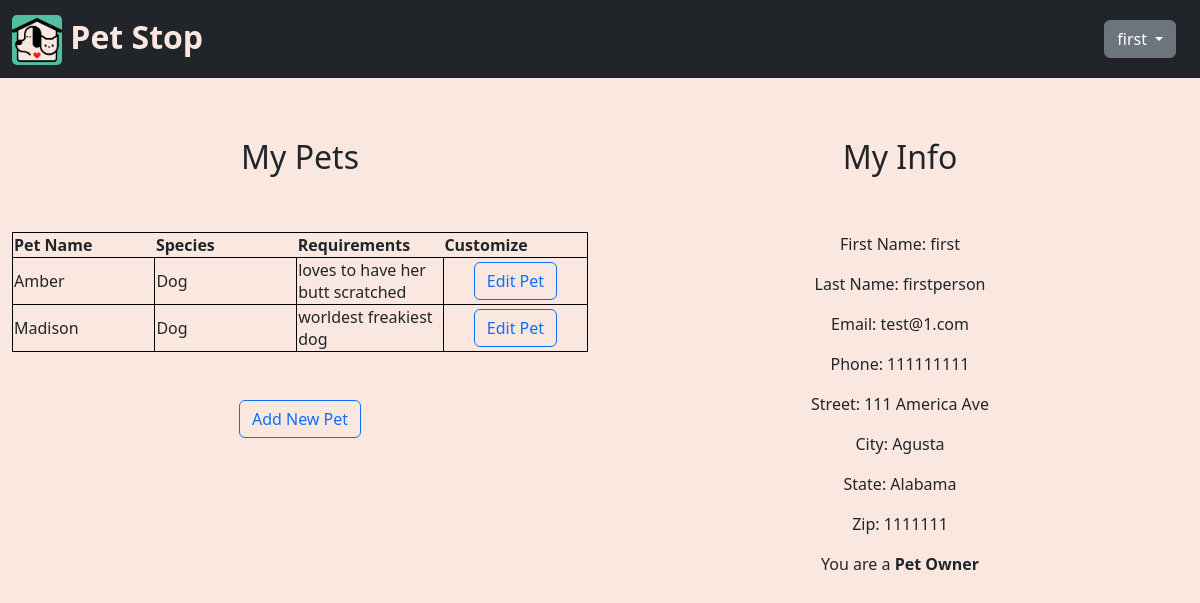
The page /acctinfo.php (signed in) on the database its author committed.
### tables this page shows
CREATE TABLE IF NOT EXISTS person(  
    personID int NOT NULL AUTO_INCREMENT,
    passphrase varchar(65535),
    email varchar(65535),
    phone int,
    personFName varchar(65535),
    personLName varchar(65535),
    streetAddress varchar(65535),
    city varchar(65535),
    USState varchar(65535),
    zipCode int,
    personType int,
    PRIMARY KEY (personID)
    );

### assets/getUserInfo.php (called while the page is built)
<?php
if(isset($_POST['email'])){
  $email = $_POST['email'];
  if(!isset($_SESSION[ 'email'])){
    $_SESSION[ 'email' ] = $email;
  }
}else{
  $email = $_SESSION[ 'email' ];
}
try{
  $q = $conn->prepare("SELECT personID, personFName, personLName, personType, phone, streetAddress, city, USState, zipCode FROM PERSON WHERE email = :email");
  $q->bindParam(':email',$email);
  $q->execute();
  $result = $q->fetch();
  if(isset($result['personID']) && isset($result['personFName']) && isset($result['personLName']) && isset($result['personType']) && isset($result['phone']) && isset($result['streetAddress']) && isset($result['city']) && isset($result['USState']) && isset($result['zipCode'])){
    $personID = $result['personID'];
    $personFName = $result['personFName'];
    $personLName = $result['personLName'];
    $personType = $result['personType'];
    $phone = $result['phone'];
    $streetAddress = $result['streetAddress'];
    $city = $result['city'];
    $usState = $result['USState'];
    $zipCode = $result['zipCode'];
  }
}catch(PDOException $e) {
  echo $sql . "<br>" . $e->getMessage();
}
?>

### acctinfo.php (the view, shortened to what this page needs)
<?php
require 'assets/sessionStart.php';
require 'assets/getUserInfo.php';
require 'assets/head.php';
require 'assets/navbar.php';
?>
    <div class = "wrap">
            <?php if($personType == 1)require 'assets/petTable.php';?>
        <div <?php if($personType == 1) echo "class='fright'";?>>
            <h2>My Info</h2>
            <br></br>
            <?php
            echo "<p>First Name: " . $personFName . "</p>";
            echo "<p>Last Name: " . $personLName . "</p>";
            echo "<p>Email: " . $email . "</p>";
            echo "<p>Phone: " . $phone . "</p>";
            echo "<p>Street: " . $streetAddress . "</p>";
            echo "<p>City: " . $city . "</p>";
            echo "<p>State: " . $usState . "</p>";
            echo "<p>Zip: " . $zipCode . "</p>";
            if($personType == '1')
              echo "<p>You are a <b>Pet Owner</b></p>";
            else
              echo "<p>You are a <b>Pet Sitter</b></p>";
            ?>
        </div>
    </div>
  </div>
  </body>
</html>

### assets/head.php (shortened to what this page needs)
<!DOCTYPE html>
<html lang="en">
  <head>
    <link
      rel="stylesheet"
      href="https://cdn.jsdelivr.net/npm/bootstrap@5.2.2/dist/css/bootstrap.min.css"
    />
  </head>
  <body style="background-color:#FAE8E0">
    <div style="background-color:#FAE8E0">

### assets/navbar.php (shortened to what this page needs)
<nav class="navbar navbar-dark bg-dark">
            <div class="container-fluid" >
                <a class="navbar-brand" href="index.php" style="font-size:32px; color:#FAE8E0;">
                    <img src="assets/DogHouse.png" alt="Logo" width="50" height="50" class="d-inline-block align-text-top logo">
                    <strong>Pet Stop</strong>
                </a>
                <span class="dropdown" style="padding-right:1%;">
                    <button class="btn btn-secondary dropdown-toggle" type="button" data-bs-toggle="dropdown" aria-expanded="false">
                    <?php echo $personFName; ?>
                    </button>
                </span>
            </div>
        </nav>

### assets/petTable.php (shortened to what this page needs)
<?php
$page = pathinfo($_SERVER['REQUEST_URI'])['filename'];
if($page == 'acctinfo'){
  echo "<div class ='fleft'>";
  echo "<h2>My Pets</h2><br><br>";
  $lastCol = '<th>Customize</th>';
}else{
  echo "<div>";
  $lastCol = '';
}
echo "<center><table style='border: solid 1px black;'>";
echo "<th>Pet Name</th> <th>Species</th> <th>Requirements</th>".$lastCol."</tr>";
class TableRows extends RecursiveIteratorIterator {
    function current() {
      $curVal = parent::current();
      if(parent::key() == 'species'){
        switch($curVal){
          case '1':
            $curVal = 'Dog';
            break;
        }
      }else if(parent::key() == 'petID'){
        $petID = parent::current();
        return "<form action='editpet.php' method='post' id='editPet'><input type='hidden' name='petID' value='".$petID."'>
        <td style='width:150px;border:1px solid black;'> <center><button class='btn btn-outline-primary' type='submit' >Edit Pet</button></center></form></td>";
      }
      return "<td style='width:150px;border:1px solid black;'>" . $curVal. "</td>";
    }
    function beginChildren() {
      echo "<tr>";
    }
    function endChildren() {
      echo "</tr>" . "\n";
    }
}
try {
  if($page == 'acctinfo'){
    $q = $conn->prepare("SELECT petName, species, requirements, petID FROM pet WHERE personID = :personID");
    $q->bindParam(':personID',$personID);
  }else{
    $q = $conn->prepare("SELECT petName, species, requirements FROM pet WHERE petID = :petID");
    $q->bindParam('petID',$petID);
  }
  $q->execute();
  foreach(new TableRows(new RecursiveArrayIterator($q->fetchAll())) as $k=>$v) {
    echo $v;
  }
} catch(PDOException $e) {
  echo "Error: " . $e->getMessage();
}
echo "</table> </center>";
if($page == 'acctinfo'){
  echo "<br><br><a href='createpet.php'><button type='button' class='btn btn-outline-primary'>Add New Pet</button></a>";
  echo "</div>";
}
?>

### rows shown on the page
person: personFName "first", personLName "firstperson", phone "111111111", streetAddress "111 America Ave", city "Agusta", USState "Alabama", zipCode "1111111"

### other values the page prints
$curVal "Amber"
$curVal "Dog"
$curVal "loves to have her butt scratched"
$curVal "Madison"
$curVal "worldest freakiest dog"
$email "test@1.com"
